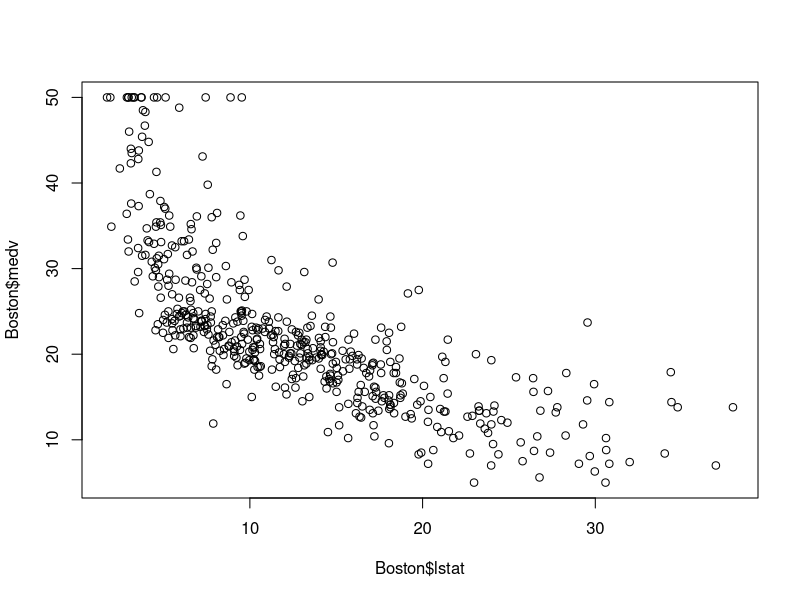

Write R code to recreate this figure.
# Alejandro Cepeda
# Module 7: S3 vs S4 Object
# 2/27/22

# MASS library for dataset
library("MASS")

# Boston dataset from MASS package
data(Boston)
# verify dataset is usable w/ generic functions
head(Boston,4)
list(Boston[1:4,])
plot(Boston$lstat, Boston$medv)

# S3 class creation 
boston_s3 <- list(medv=20, lstat=4.05, crim=0.0064)
# required step to convert to S4 object (set class type closure)
setClass("housing",
         slots=c(medv="numeric", lstat="numeric", crim="numeric"))
boston_s3
# S4 class creation
(boston_s4 <- new("housing", medv=20, lstat=4.05, crim=0.0064))

# determine OO system w/ stored objects
isS4(boston_s3)
isS4(boston_s4)

# determine base type of objects
typeof(boston_s3)
typeof(boston_s4)
